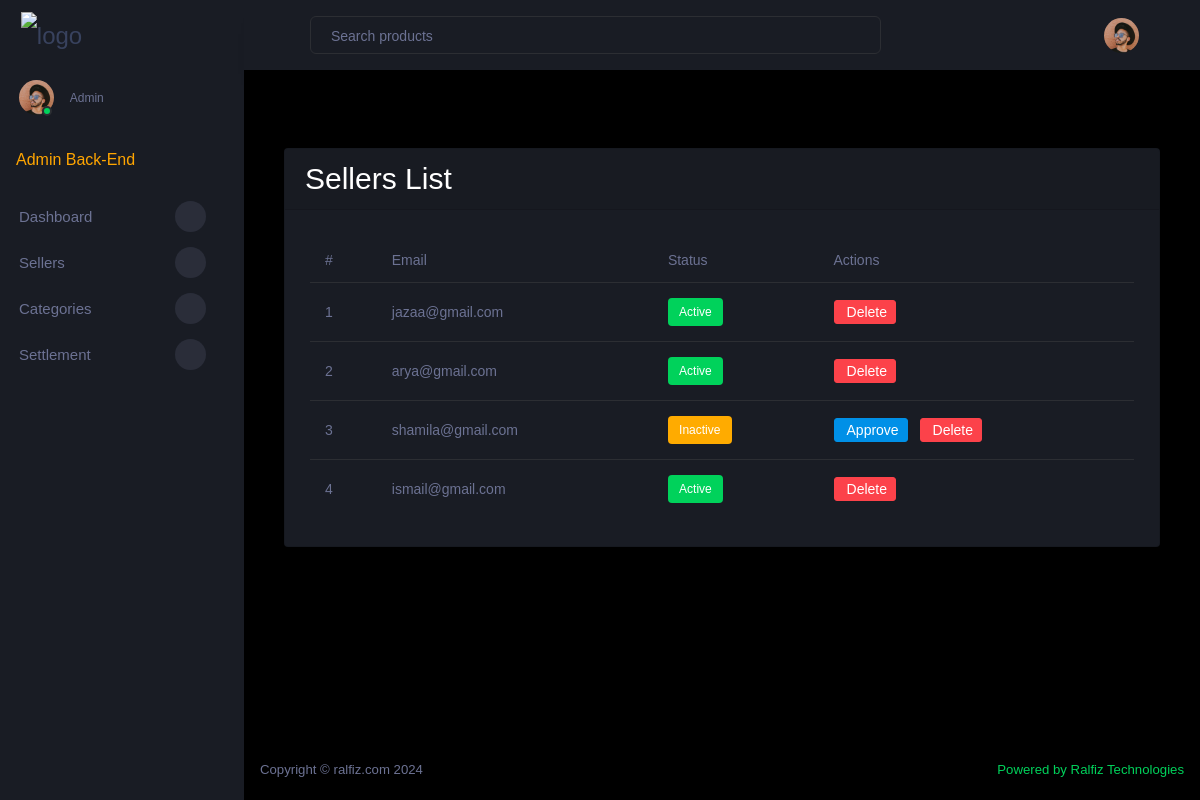
Screenshot of /admin-dashboard/sellers/ (signed in) with the database file from the repository.
### store/models.py (models this page shows, shortened)
class User(AbstractBaseUser, PermissionsMixin):
    email = models.EmailField(unique=True)
    is_seller = models.BooleanField(default=False)
    is_admin = models.BooleanField(default=False)
    is_active = models.BooleanField(default=True)
    is_staff = models.BooleanField(default=False)
    objects = CustomUserManager()
    USERNAME_FIELD = 'email'
    REQUIRED_FIELDS = []

### store/views.py (the view)
# urls.py: path("admin-dashboard/sellers/", views.list_sellers, name="admin_sellers"),
@login_required
def list_sellers(request):
    if not request.user.is_superuser:
        raise PermissionDenied  # Raise 403 Forbidden if the user is not a superuser
    print("Inside list_sellers view")
    sellers = User.objects.filter(is_seller=True)
    print(f"Number of sellers: {sellers.count()}")
    return render(request, 'store/admin_sellers.html', {'sellers': sellers})

### store/templates/store/admin_sellers.html (shortened to what this page needs)
{% extends 'store/base.html' %}
{% block content %}
<div class="container mt-5">
    <div class="card">
        <div class="card-header">
            <h2 class="mb-0">Sellers List</h2>
        </div>
        <div class="card-body">
            {% if sellers %}
            <div class="table-responsive">
                <table class="table table-hover">
                    <thead>
                        <tr>
                            <th>#</th>
                            <th>Email</th>
                            <th>Status</th>
                            <th>Actions</th>
                        </tr>
                    </thead>
                    <tbody>
                        {% for seller in sellers %}
                        <tr>
                            <td>{{ forloop.counter }}</td>
                            <td>{{ seller.email }}</td>
                            <td>
                                {% if seller.is_active %}
                                    <span class="badge badge-success">Active</span>
                                {% else %}
                                    <span class="badge badge-warning">Inactive</span>
                                {% endif %}
                            </td>
                            <td>
                                {% if not seller.is_active %}
                                <a href="{% url 'approve_seller' seller.id %}" class="btn btn-sm btn-primary mr-2">
                                     Approve
                                </a>
                                {% endif %}
                                <a href="{% url 'delete_seller' seller.id %}" class="btn btn-sm btn-danger">
                                     Delete
                                </a>
                            </td>
                        </tr>
                        {% endfor %}
                    </tbody>
                </table>
            </div>
            {% else %}
            <div class="alert alert-info" role="alert">
                <i class="fas fa-info-circle mr-2"></i> No sellers found
            </div>
            {% endif %}
        </div>
    </div>
</div>
{% endblock %}

### rows the page displays
User: email "jazaa@gmail.com", is_active "Active"
User: email "arya@gmail.com", is_active "Active"
User: email "shamila@gmail.com", is_active "Inactive"
User: email "ismail@gmail.com", is_active "Active"
